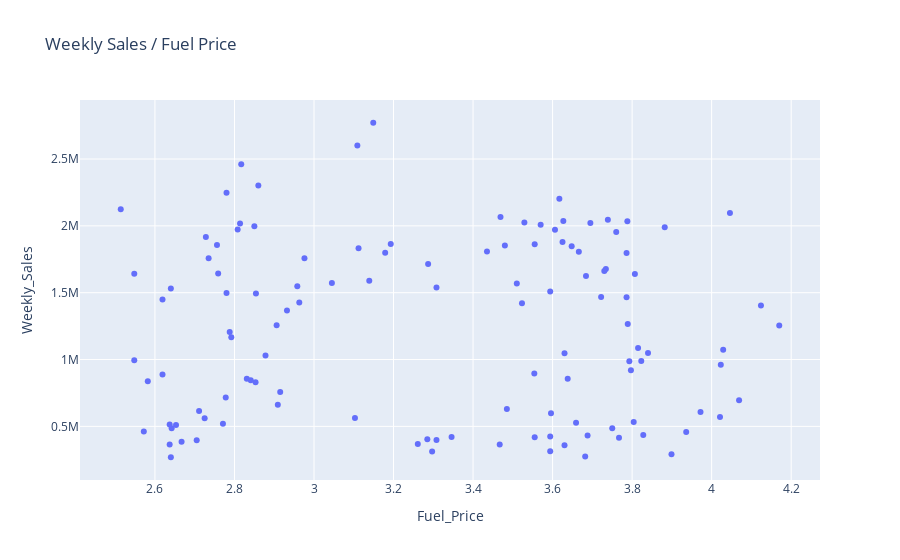

Notebook cell for this chart:
### Markdown cell above
<u><h5>9. Weekly Sales & Fuel Price

### Code cell
# Weekly Sales & Fuel Price
fig = px.scatter(data_frame=df, x='Fuel_Price', y='Weekly_Sales', title='Weekly Sales / Fuel Price')
fig.show()

### Figure 1 — Plotly figure (JSON) as saved in the notebook; plotly's stock layout.template omitted (floating-point values rounded to 4 significant figures; data arrays with more than 128 entries replaced by an {"elided": "..."} marker saying what was removed)
{"data": [{"hovertemplate": "Fuel_Price=%{x}<br>Weekly_Sales=%{y}<extra></extra>", "legendgroup": "", "marker": {"color": "#636efa", "symbol": "circle"}, "mode": "markers", "name": "", "orientation": "v", "showlegend": false, "type": "scatter", "x": {"elided": "131 float values"}, "xaxis": "x", "y": {"elided": "131 float values"}, "yaxis": "y"}], "layout": {"legend": {"tracegroupgap": 0}, "title": {"text": "Weekly Sales / Fuel Price"}, "xaxis": {"anchor": "y", "domain": [0, 1], "title": {"text": "Fuel_Price"}}, "yaxis": {"anchor": "x", "domain": [0, 1], "title": {"text": "Weekly_Sales"}}}}
